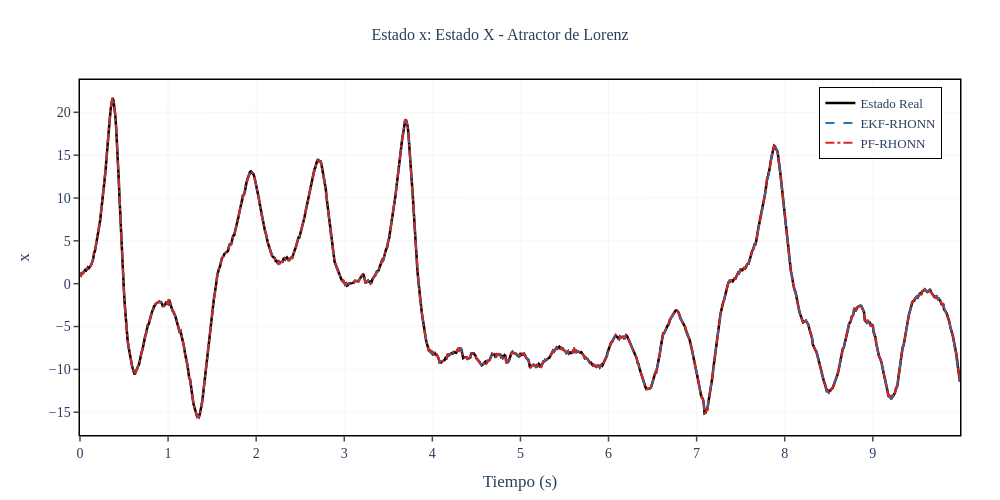
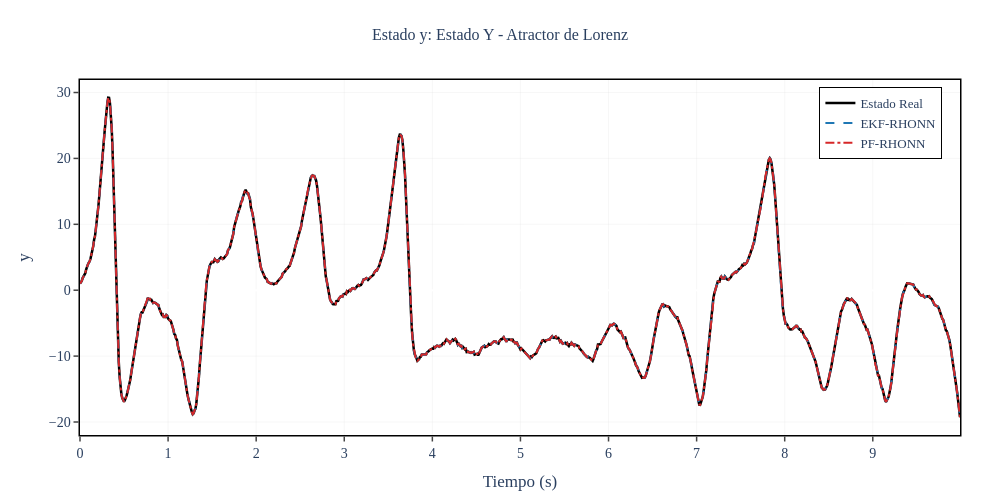
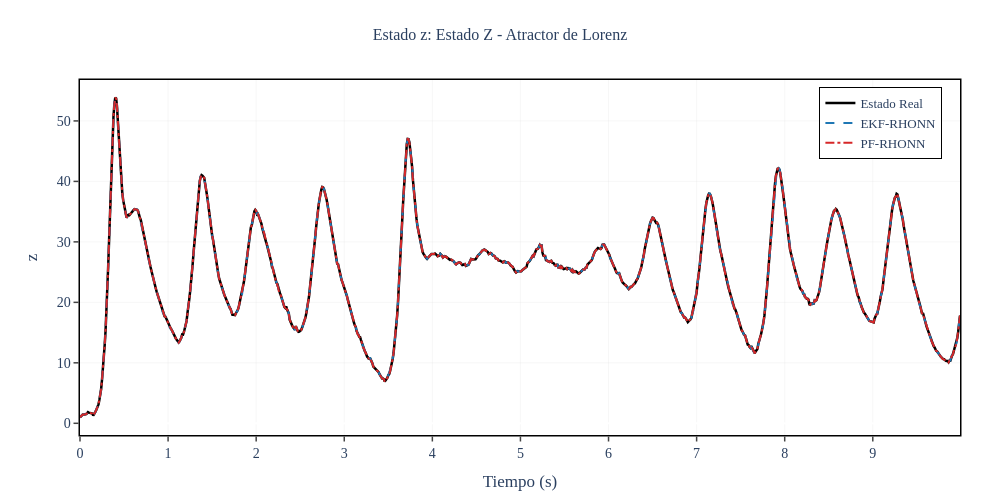
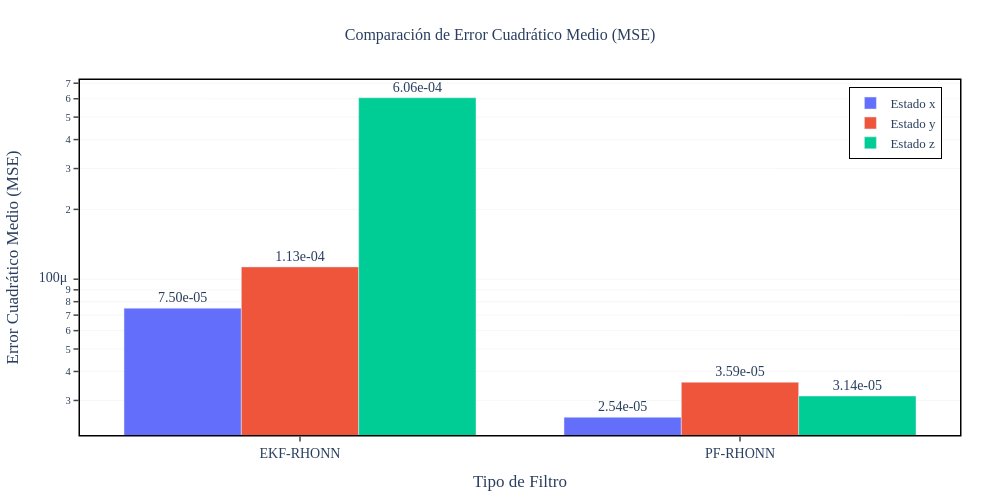

The code cell stored with these charts, in order, in its notebook:
### Code cell
# Gráficas individuales por estado
states_info = [
    {'idx': 0, 'var': 'x', 'desc': 'Estado X', 'y_label': 'x'},
    {'idx': 1, 'var': 'y', 'desc': 'Estado Y', 'y_label': 'y'},
    {'idx': 2, 'var': 'z', 'desc': 'Estado Z', 'y_label': 'z'}
]

for state_info in states_info:
    i = state_info['idx']
    
    fig = go.Figure()
    
    # Estado real (línea negra gruesa)
    fig.add_trace(go.Scatter(
        x=t_history, y=x_true[:, i],
        mode='lines',
        name='Estado Real',
        line=dict(color='#000000', width=thesis_config['line_width_true']),
        showlegend=True
    ))
    
    # Estimación EKF
    fig.add_trace(go.Scatter(
        x=t_history, y=x_hat_ekf[:, i],
        mode='lines',
        name='EKF-RHONN',
        line=dict(color='#1f77b4', width=thesis_config['line_width_est'], dash='dash'),
        showlegend=True
    ))
    
    # Estimación PF
    fig.add_trace(go.Scatter(
        x=t_history, y=x_hat_pf[:, i],
        mode='lines',
        name='PF-RHONN',
        line=dict(color='#d62728', width=thesis_config['line_width_est'], dash='dashdot'),
        showlegend=True
    ))
    
    fig.update_layout(
        title={
            'text': f'Estado {state_info["var"]}: {state_info["desc"]} - Atractor de Lorenz',
            'x': 0.5,
            'xanchor': 'center',
            'font': {'size': thesis_config['title_font_size'], 'family': thesis_config['font_family']}
        },
        xaxis_title='Tiempo (s)',
        yaxis_title=state_info['y_label'],
        xaxis=dict(
            showgrid=True,
            gridcolor=thesis_config['grid_color'],
            gridwidth=thesis_config['grid_width'],
            showline=True,
            linewidth=1.5,
            linecolor='black',
            mirror=True,
            ticks='outside',
            tickwidth=1.5,
            ticklen=5
        ),
        yaxis=dict(
            showgrid=True,
            gridcolor=thesis_config['grid_color'],
            gridwidth=thesis_config['grid_width'],
            showline=True,
            linewidth=1.5,
            linecolor='black',
            mirror=True,
            ticks='outside',
            tickwidth=1.5,
            ticklen=5
        ),
        legend=dict(
            x=0.98,
            y=0.98,
            xanchor='right',
            yanchor='top',
            bgcolor='rgba(255, 255, 255, 0.95)',
            bordercolor='black',
            borderwidth=1,
            font=dict(size=thesis_config['legend_font_size'], family=thesis_config['font_family'])
        ),
        font=dict(size=thesis_config['font_size'], family=thesis_config['font_family']),
        plot_bgcolor='white',
        paper_bgcolor='white',
        width=thesis_config['plot_width'],
        height=thesis_config['plot_height'],
        margin=dict(l=80, r=40, t=80, b=60)
    )
    
    fig.show()

# Espacio de fase 3D (Atractor de Lorenz)
fig_phase = go.Figure()

fig_phase.add_trace(go.Scatter3d(
    x=x_true[:, 0], y=x_true[:, 1], z=x_true[:, 2],
    mode='lines',
    name='Atractor Real',
    line=dict(color='#000000', width=4)
))

fig_phase.add_trace(go.Scatter3d(
    x=x_hat_ekf[:, 0], y=x_hat_ekf[:, 1], z=x_hat_ekf[:, 2],
    mode='lines',
    name='Estimación EKF-RHONN',
    line=dict(color='#1f77b4', width=3)
))

fig_phase.add_trace(go.Scatter3d(
    x=x_hat_pf[:, 0], y=x_hat_pf[:, 1], z=x_hat_pf[:, 2],
    mode='lines',
    name='Estimación PF-RHONN',
    line=dict(color='#d62728', width=3)
))

fig_phase.update_layout(
    title={
        'text': 'Espacio de Fases 3D - Atractor de Lorenz',
        'x': 0.5,
        'xanchor': 'center',
        'font': {'size': thesis_config['title_font_size'], 'family': thesis_config['font_family']}
    },
    scene=dict(
        xaxis_title='x',
        yaxis_title='y',
        zaxis_title='z',
        xaxis=dict(
            showgrid=True,
            gridcolor=thesis_config['grid_color'],
            showline=True,
            linewidth=1.5,
            linecolor='black'
        ),
        yaxis=dict(
            showgrid=True,
            gridcolor=thesis_config['grid_color'],
            showline=True,
            linewidth=1.5,
            linecolor='black'
        ),
        zaxis=dict(
            showgrid=True,
            gridcolor=thesis_config['grid_color'],
            showline=True,
            linewidth=1.5,
            linecolor='black'
        )
    ),
    legend=dict(
        x=0.98,
        y=0.98,
        xanchor='right',
        yanchor='top',
        bgcolor='rgba(255, 255, 255, 0.95)',
        bordercolor='black',
        borderwidth=1,
        font=dict(size=thesis_config['legend_font_size'], family=thesis_config['font_family'])
    ),
    font=dict(size=thesis_config['font_size'], family=thesis_config['font_family']),
    width=thesis_config['plot_width'],
    height=thesis_config['plot_width'],  # Aspecto cuadrado
    margin=dict(l=40, r=40, t=80, b=40)
)

# fig_phase.show()

# Gráfica de barras comparando MSE
fig_mse = go.Figure()

filters = ['EKF-RHONN', 'PF-RHONN']

fig_mse.add_trace(go.Bar(
    name='Estado x',
    x=filters,
    y=[mse_x_ekf, mse_x_pf],
    marker_color='#636EFA',
    text=[f'{mse_x_ekf:.2e}', f'{mse_x_pf:.2e}'],
    textposition='outside'
))

fig_mse.add_trace(go.Bar(
    name='Estado y',
    x=filters,
    y=[mse_y_ekf, mse_y_pf],
    marker_color='#EF553B',
    text=[f'{mse_y_ekf:.2e}', f'{mse_y_pf:.2e}'],
    textposition='outside'
))

fig_mse.add_trace(go.Bar(
    name='Estado z',
    x=filters,
    y=[mse_z_ekf, mse_z_pf],
    marker_color='#00CC96',
    text=[f'{mse_z_ekf:.2e}', f'{mse_z_pf:.2e}'],
    textposition='outside'
))

fig_mse.update_layout(
    title={
        'text': 'Comparación de Error Cuadrático Medio (MSE)',
        'x': 0.5,
        'xanchor': 'center',
        'font': {'size': thesis_config['title_font_size'], 'family': thesis_config['font_family']}
    },
    xaxis_title='Tipo de Filtro',
    yaxis_title='Error Cuadrático Medio (MSE)',
    yaxis=dict(
        type='log',
        showgrid=True,
        gridcolor=thesis_config['grid_color'],
        gridwidth=thesis_config['grid_width'],
        showline=True,
        linewidth=1.5,
        linecolor='black',
        mirror=True,
        ticks='outside',
        tickwidth=1.5,
        ticklen=5
    ),
    xaxis=dict(
        showline=True,
        linewidth=1.5,
        linecolor='black',
        mirror=True,
        ticks='outside',
        tickwidth=1.5,
        ticklen=5
    ),
    legend=dict(
        x=0.98,
        y=0.98,
        xanchor='right',
        yanchor='top',
        bgcolor='rgba(255, 255, 255, 0.95)',
        bordercolor='black',
        borderwidth=1,
        font=dict(size=thesis_config['legend_font_size'], family=thesis_config['font_family'])
    ),
    barmode='group',
    font=dict(size=thesis_config['font_size'], family=thesis_config['font_family']),
    plot_bgcolor='white',
    paper_bgcolor='white',
    width=thesis_config['plot_width'],
    height=thesis_config['plot_height'],
    margin=dict(l=80, r=40, t=80, b=60)
)

fig_mse.show()

### Figure 1 — Plotly figure (JSON) as saved in the notebook; plotly's stock layout.template omitted (floating-point values rounded to 4 significant figures; data arrays with more than 128 entries replaced by an {"elided": "..."} marker saying what was removed)
{"data": [{"line": {"color": "#000000", "width": 2.5}, "mode": "lines", "name": "Estado Real", "showlegend": true, "type": "scatter", "x": {"elided": "1000 float values"}, "y": {"elided": "1000 float values"}}, {"line": {"color": "#1f77b4", "dash": "dash", "width": 2}, "mode": "lines", "name": "EKF-RHONN", "showlegend": true, "type": "scatter", "x": {"elided": "1000 float values"}, "y": {"elided": "1000 float values"}}, {"line": {"color": "#d62728", "dash": "dashdot", "width": 2}, "mode": "lines", "name": "PF-RHONN", "showlegend": true, "type": "scatter", "x": {"elided": "1000 float values"}, "y": {"elided": "1000 float values"}}], "layout": {"font": {"family": "Computer Modern, serif", "size": 14}, "height": 500, "legend": {"bgcolor": "rgba(255, 255, 255, 0.95)", "bordercolor": "black", "borderwidth": 1, "font": {"family": "Computer Modern, serif", "size": 13}, "x": 0.98, "xanchor": "right", "y": 0.98, "yanchor": "top"}, "margin": {"b": 60, "l": 80, "r": 40, "t": 80}, "paper_bgcolor": "white", "plot_bgcolor": "white", "title": {"font": {"family": "Computer Modern, serif", "size": 16}, "text": "Estado x: Estado X - Atractor de Lorenz", "x": 0.5, "xanchor": "center"}, "width": 1000, "xaxis": {"gridcolor": "rgba(200, 200, 200, 0.3)", "gridwidth": 0.5, "linecolor": "black", "linewidth": 1.5, "mirror": true, "showgrid": true, "showline": true, "ticklen": 5, "ticks": "outside", "tickwidth": 1.5, "title": {"text": "Tiempo (s)"}}, "yaxis": {"gridcolor": "rgba(200, 200, 200, 0.3)", "gridwidth": 0.5, "linecolor": "black", "linewidth": 1.5, "mirror": true, "showgrid": true, "showline": true, "ticklen": 5, "ticks": "outside", "tickwidth": 1.5, "title": {"text": "x"}}}}

### Figure 2 — Plotly figure (JSON) as saved in the notebook; plotly's stock layout.template omitted (floating-point values rounded to 4 significant figures; data arrays with more than 128 entries replaced by an {"elided": "..."} marker saying what was removed)
{"data": [{"line": {"color": "#000000", "width": 2.5}, "mode": "lines", "name": "Estado Real", "showlegend": true, "type": "scatter", "x": {"elided": "1000 float values"}, "y": {"elided": "1000 float values"}}, {"line": {"color": "#1f77b4", "dash": "dash", "width": 2}, "mode": "lines", "name": "EKF-RHONN", "showlegend": true, "type": "scatter", "x": {"elided": "1000 float values"}, "y": {"elided": "1000 float values"}}, {"line": {"color": "#d62728", "dash": "dashdot", "width": 2}, "mode": "lines", "name": "PF-RHONN", "showlegend": true, "type": "scatter", "x": {"elided": "1000 float values"}, "y": {"elided": "1000 float values"}}], "layout": {"font": {"family": "Computer Modern, serif", "size": 14}, "height": 500, "legend": {"bgcolor": "rgba(255, 255, 255, 0.95)", "bordercolor": "black", "borderwidth": 1, "font": {"family": "Computer Modern, serif", "size": 13}, "x": 0.98, "xanchor": "right", "y": 0.98, "yanchor": "top"}, "margin": {"b": 60, "l": 80, "r": 40, "t": 80}, "paper_bgcolor": "white", "plot_bgcolor": "white", "title": {"font": {"family": "Computer Modern, serif", "size": 16}, "text": "Estado y: Estado Y - Atractor de Lorenz", "x": 0.5, "xanchor": "center"}, "width": 1000, "xaxis": {"gridcolor": "rgba(200, 200, 200, 0.3)", "gridwidth": 0.5, "linecolor": "black", "linewidth": 1.5, "mirror": true, "showgrid": true, "showline": true, "ticklen": 5, "ticks": "outside", "tickwidth": 1.5, "title": {"text": "Tiempo (s)"}}, "yaxis": {"gridcolor": "rgba(200, 200, 200, 0.3)", "gridwidth": 0.5, "linecolor": "black", "linewidth": 1.5, "mirror": true, "showgrid": true, "showline": true, "ticklen": 5, "ticks": "outside", "tickwidth": 1.5, "title": {"text": "y"}}}}

### Figure 3 — Plotly figure (JSON) as saved in the notebook; plotly's stock layout.template omitted (floating-point values rounded to 4 significant figures; data arrays with more than 128 entries replaced by an {"elided": "..."} marker saying what was removed)
{"data": [{"line": {"color": "#000000", "width": 2.5}, "mode": "lines", "name": "Estado Real", "showlegend": true, "type": "scatter", "x": {"elided": "1000 float values"}, "y": {"elided": "1000 float values"}}, {"line": {"color": "#1f77b4", "dash": "dash", "width": 2}, "mode": "lines", "name": "EKF-RHONN", "showlegend": true, "type": "scatter", "x": {"elided": "1000 float values"}, "y": {"elided": "1000 float values"}}, {"line": {"color": "#d62728", "dash": "dashdot", "width": 2}, "mode": "lines", "name": "PF-RHONN", "showlegend": true, "type": "scatter", "x": {"elided": "1000 float values"}, "y": {"elided": "1000 float values"}}], "layout": {"font": {"family": "Computer Modern, serif", "size": 14}, "height": 500, "legend": {"bgcolor": "rgba(255, 255, 255, 0.95)", "bordercolor": "black", "borderwidth": 1, "font": {"family": "Computer Modern, serif", "size": 13}, "x": 0.98, "xanchor": "right", "y": 0.98, "yanchor": "top"}, "margin": {"b": 60, "l": 80, "r": 40, "t": 80}, "paper_bgcolor": "white", "plot_bgcolor": "white", "title": {"font": {"family": "Computer Modern, serif", "size": 16}, "text": "Estado z: Estado Z - Atractor de Lorenz", "x": 0.5, "xanchor": "center"}, "width": 1000, "xaxis": {"gridcolor": "rgba(200, 200, 200, 0.3)", "gridwidth": 0.5, "linecolor": "black", "linewidth": 1.5, "mirror": true, "showgrid": true, "showline": true, "ticklen": 5, "ticks": "outside", "tickwidth": 1.5, "title": {"text": "Tiempo (s)"}}, "yaxis": {"gridcolor": "rgba(200, 200, 200, 0.3)", "gridwidth": 0.5, "linecolor": "black", "linewidth": 1.5, "mirror": true, "showgrid": true, "showline": true, "ticklen": 5, "ticks": "outside", "tickwidth": 1.5, "title": {"text": "z"}}}}

### Figure 4 — Plotly figure (JSON) as saved in the notebook; plotly's stock layout.template omitted (floating-point values rounded to 4 significant figures)
{"data": [{"marker": {"color": "#636EFA"}, "name": "Estado x", "text": ["7.50e-05", "2.54e-05"], "textposition": "outside", "type": "bar", "x": ["EKF-RHONN", "PF-RHONN"], "y": [7.501e-05, 2.539e-05]}, {"marker": {"color": "#EF553B"}, "name": "Estado y", "text": ["1.13e-04", "3.59e-05"], "textposition": "outside", "type": "bar", "x": ["EKF-RHONN", "PF-RHONN"], "y": [0.000113, 3.595e-05]}, {"marker": {"color": "#00CC96"}, "name": "Estado z", "text": ["6.06e-04", "3.14e-05"], "textposition": "outside", "type": "bar", "x": ["EKF-RHONN", "PF-RHONN"], "y": [0.0006059, 3.135e-05]}], "layout": {"barmode": "group", "font": {"family": "Computer Modern, serif", "size": 14}, "height": 500, "legend": {"bgcolor": "rgba(255, 255, 255, 0.95)", "bordercolor": "black", "borderwidth": 1, "font": {"family": "Computer Modern, serif", "size": 13}, "x": 0.98, "xanchor": "right", "y": 0.98, "yanchor": "top"}, "margin": {"b": 60, "l": 80, "r": 40, "t": 80}, "paper_bgcolor": "white", "plot_bgcolor": "white", "title": {"font": {"family": "Computer Modern, serif", "size": 16}, "text": "Comparación de Error Cuadrático Medio (MSE)", "x": 0.5, "xanchor": "center"}, "width": 1000, "xaxis": {"linecolor": "black", "linewidth": 1.5, "mirror": true, "showline": true, "ticklen": 5, "ticks": "outside", "tickwidth": 1.5, "title": {"text": "Tipo de Filtro"}}, "yaxis": {"gridcolor": "rgba(200, 200, 200, 0.3)", "gridwidth": 0.5, "linecolor": "black", "linewidth": 1.5, "mirror": true, "showgrid": true, "showline": true, "ticklen": 5, "ticks": "outside", "tickwidth": 1.5, "title": {"text": "Error Cuadrático Medio (MSE)"}, "type": "log"}}}
